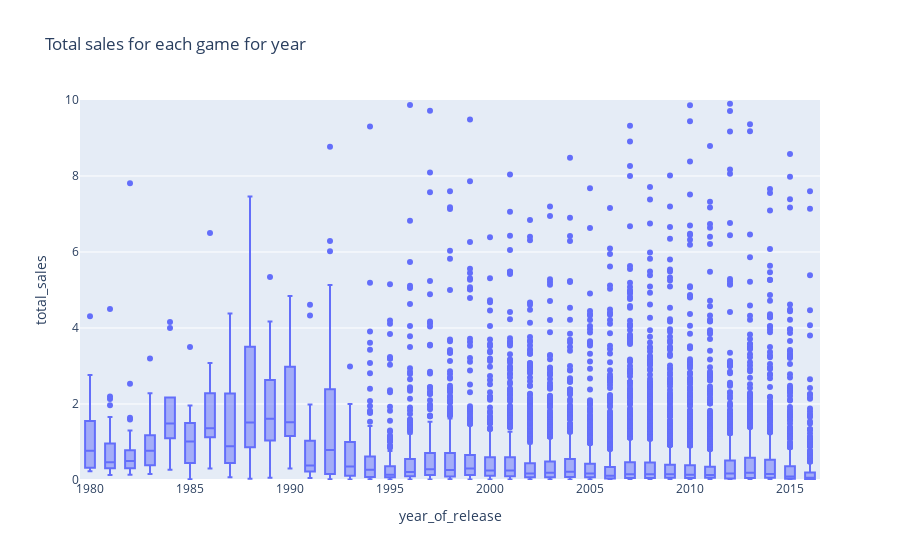

Notebook source saved alongside this figure:
### Markdown cell above
The transparency is more sensible until 2000, as fewer games were launched each year. It's possible to see that few games have a revenue higher than 5 million dollars, and the high concentration of values at the bottom of the graphic indicates revenue made by many games with low revenue and only some games with a big revenue. The next graphic shows the boxplots for revenue in each year, endorsing this analysis. We used a low range to be possible to see the boxplots after 1995.

### Code cell
# Plotting the revenue for game in the dataframe

fig = px.box(games, x='year_of_release', y="total_sales", range_y = (0, 10), title = 'Total sales for each game for year')
fig.show()

### Figure 1 — Plotly figure (JSON) as saved in the notebook; plotly's stock layout.template omitted (floating-point values rounded to 4 significant figures; data arrays with more than 128 entries replaced by an {"elided": "..."} marker saying what was removed)
{"data": [{"alignmentgroup": "True", "hovertemplate": "year_of_release=%{x}<br>total_sales=%{y}<extra></extra>", "legendgroup": "", "marker": {"color": "#636efa"}, "name": "", "notched": false, "offsetgroup": "", "orientation": "v", "showlegend": false, "type": "box", "x": {"elided": "16713 int values"}, "x0": " ", "xaxis": "x", "y": {"elided": "16713 float values"}, "y0": " ", "yaxis": "y"}], "layout": {"boxmode": "group", "legend": {"tracegroupgap": 0}, "title": {"text": "Total sales for each game for year"}, "xaxis": {"anchor": "y", "domain": [0, 1], "title": {"text": "year_of_release"}}, "yaxis": {"anchor": "x", "domain": [0, 1], "range": [0, 10], "title": {"text": "total_sales"}}}}
